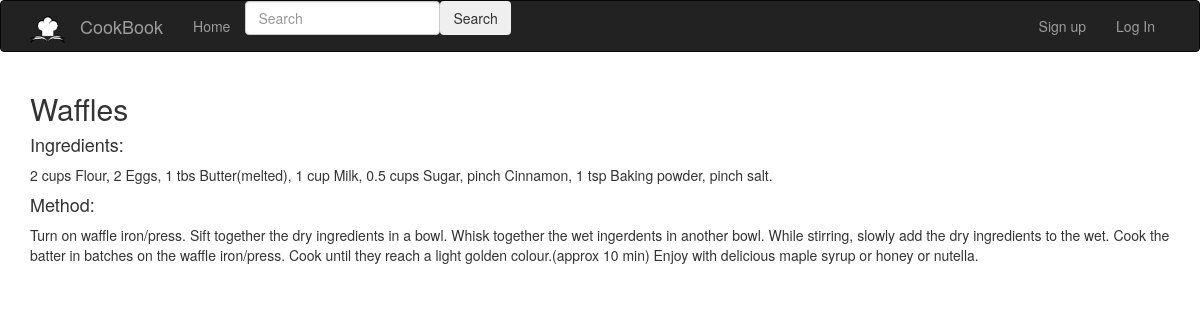
/recipe/1, run on the app's committed database.
### app/model.py (models this page shows, shortened)
class Recipe(db.Model):
    __tablename__ = 'recipes'
    id = db.Column(db.Integer, primary_key=True)
    created = db.Column(db.DateTime, default=func.now())
    title = db.Column(db.String(128), unique=True)
    ingredients = db.Column(db.Text)
    method = db.Column(db.Text)
    public = db.Column(db.Boolean)
    meal = db.Column(db.String(25))
    author_id = db.Column(db.String(64), db.ForeignKey('users.username'))

### app/main/views.py (the view)
@main.route('/recipe/<int:id>')
def recipe(id):
    recipe = Recipe.query.get_or_404(id)
    if recipe.public \
            or (not recipe.public
                and current_user.is_authenticated
                and recipe.author_id == current_user.username):
        return render_template('recipe.html', recipe=recipe)
    flash('This recipe is private')
    return redirect(url_for('main.index'))

### app/main/forms.py
class SearchForm(FlaskForm):
    searched = StringField("Searched", validators=[DataRequired()])
    submit = SubmitField("Submit")

### app/auth/views.py (called while the page is built)
@auth.before_app_request
def before_request():
    if current_user.is_authenticated \
            and not current_user.confirmed \
            and request.endpoint \
            and request.blueprint != 'auth' \
            and request.endpoint != 'static':
        return redirect(url_for('auth.unconfirmed'))

### app/main/views.py (called while the page is built)
@main.context_processor
def base():
    form = SearchForm()
    return dict(form=form)

### app/templates/recipe.html (shortened to what this page needs)
{% extends "base.html" %}
{% import "bootstrap/wtf.html" as wtf %}
{% block page_content %}
<h2>{{ recipe.title }}</h2>
<h4>Ingredients:</h4>
<p>{{ recipe.ingredients }}</p>
<h4>Method:</h4>
<p>{{ recipe.method }}</p>
{% endblock %}

### data on the page
Recipe: title "Waffles", ingredients "2 cups Flour, 2 Eggs, 1 tbs Butter(melted), 1 cup Milk, 0.5 cups Sugar, pinch Cinnamon, 1 tsp Baking powder, pinch salt.", method "Turn on waffle iron/press. Sift together the dry ingredients in a bowl. Whisk together the wet ingerdents in another bowl. While stirring, slowly add the dry ingredients to the wet. Cook the batter in batches on the waffle iron/press. Cook until they reach a light golden colour.(approx 10 min) Enjoy with delicious maple syrup or honey or nutella."
